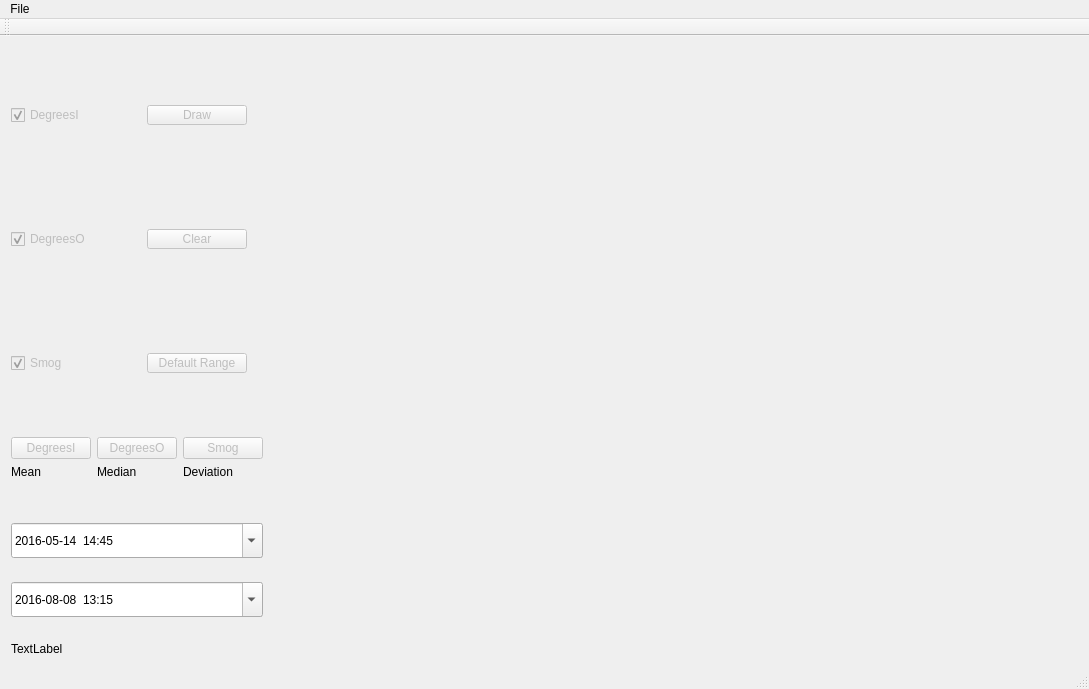
<?xml version="1.0" encoding="UTF-8"?>
<ui version="4.0">
 <class>MainWindow</class>
 <widget class="QMainWindow" name="MainWindow">
  <property name="geometry">
   <rect>
    <x>0</x>
    <y>0</y>
    <width>1089</width>
    <height>689</height>
   </rect>
  </property>
  <property name="windowTitle">
   <string>MainWindow</string>
  </property>
  <widget class="QWidget" name="centralWidget">
   <layout class="QHBoxLayout" name="horizontalLayout_2">
    <item>
     <layout class="QVBoxLayout" name="verticalLayout">
      <item>
       <layout class="QHBoxLayout" name="horizontalLayout">
        <item>
         <layout class="QGridLayout" name="gridLayout">
          <property name="sizeConstraint">
           <enum>QLayout::SetMinimumSize</enum>
          </property>
          <item row="2" column="0">
           <widget class="QCheckBox" name="checkBox_Smog">
            <property name="enabled">
             <bool>false</bool>
            </property>
            <property name="sizePolicy">
             <sizepolicy hsizetype="Fixed" vsizetype="Preferred">
              <horstretch>0</horstretch>
              <verstretch>0</verstretch>
             </sizepolicy>
            </property>
            <property name="minimumSize">
             <size>
              <width>100</width>
              <height>100</height>
             </size>
            </property>
            <property name="text">
             <string>Smog</string>
            </property>
            <property name="checkable">
             <bool>true</bool>
            </property>
            <property name="checked">
             <bool>true</bool>
            </property>
            <property name="tristate">
             <bool>false</bool>
            </property>
           </widget>
          </item>
          <item row="2" column="1">
           <widget class="QPushButton" name="defaultRange">
            <property name="enabled">
             <bool>false</bool>
            </property>
            <property name="sizePolicy">
             <sizepolicy hsizetype="Fixed" vsizetype="Preferred">
              <horstretch>0</horstretch>
              <verstretch>0</verstretch>
             </sizepolicy>
            </property>
            <property name="maximumSize">
             <size>
              <width>100</width>
              <height>20</height>
             </size>
            </property>
            <property name="text">
             <string>Default Range</string>
            </property>
           </widget>
          </item>
          <item row="6" column="0" colspan="2">
           <widget class="QDateTimeEdit" name="dateTime_to">
            <property name="minimumSize">
             <size>
              <width>0</width>
              <height>35</height>
             </size>
            </property>
            <property name="dateTime">
             <datetime>
              <hour>13</hour>
              <minute>15</minute>
              <second>0</second>
              <year>2016</year>
              <month>8</month>
              <day>8</day>
             </datetime>
            </property>
            <property name="date">
             <date>
              <year>2016</year>
              <month>8</month>
              <day>8</day>
             </date>
            </property>
            <property name="time">
             <time>
              <hour>13</hour>
              <minute>15</minute>
              <second>0</second>
             </time>
            </property>
            <property name="maximumDateTime">
             <datetime>
              <hour>23</hour>
              <minute>59</minute>
              <second>59</second>
              <year>2020</year>
              <month>12</month>
              <day>31</day>
             </datetime>
            </property>
            <property name="minimumDateTime">
             <datetime>
              <hour>0</hour>
              <minute>0</minute>
              <second>0</second>
              <year>2016</year>
              <month>5</month>
              <day>14</day>
             </datetime>
            </property>
            <property name="displayFormat">
             <string>yyyy-MM-dd  HH:mm</string>
            </property>
            <property name="calendarPopup">
             <bool>true</bool>
            </property>
           </widget>
          </item>
          <item row="1" column="1">
           <widget class="QPushButton" name="Clear_Button">
            <property name="enabled">
             <bool>false</bool>
            </property>
            <property name="sizePolicy">
             <sizepolicy hsizetype="Fixed" vsizetype="Preferred">
              <horstretch>0</horstretch>
              <verstretch>0</verstretch>
             </sizepolicy>
            </property>
            <property name="maximumSize">
             <size>
              <width>100</width>
              <height>20</height>
             </size>
            </property>
            <property name="text">
             <string>Clear</string>
            </property>
           </widget>
          </item>
          <item row="0" column="1">
           <widget class="QPushButton" name="Draw_Button">
            <property name="enabled">
             <bool>false</bool>
            </property>
            <property name="sizePolicy">
             <sizepolicy hsizetype="Fixed" vsizetype="Preferred">
              <horstretch>0</horstretch>
              <verstretch>0</verstretch>
             </sizepolicy>
            </property>
            <property name="maximumSize">
             <size>
              <width>100</width>
              <height>20</height>
             </size>
            </property>
            <property name="text">
             <string>Draw</string>
            </property>
           </widget>
          </item>
          <item row="5" column="0" colspan="2">
           <widget class="QDateTimeEdit" name="dateTime_from">
            <property name="minimumSize">
             <size>
              <width>0</width>
              <height>35</height>
             </size>
            </property>
            <property name="dateTime">
             <datetime>
              <hour>14</hour>
              <minute>45</minute>
              <second>0</second>
              <year>2016</year>
              <month>5</month>
              <day>14</day>
             </datetime>
            </property>
            <property name="date">
             <date>
              <year>2016</year>
              <month>5</month>
              <day>14</day>
             </date>
            </property>
            <property name="time">
             <time>
              <hour>14</hour>
              <minute>45</minute>
              <second>0</second>
             </time>
            </property>
            <property name="maximumDateTime">
             <datetime>
              <hour>23</hour>
              <minute>59</minute>
              <second>59</second>
              <year>2020</year>
              <month>12</month>
              <day>31</day>
             </datetime>
            </property>
            <property name="minimumDateTime">
             <datetime>
              <hour>0</hour>
              <minute>0</minute>
              <second>0</second>
              <year>2016</year>
              <month>5</month>
              <day>14</day>
             </datetime>
            </property>
            <property name="displayFormat">
             <string>yyyy-MM-dd  HH:mm</string>
            </property>
            <property name="calendarPopup">
             <bool>true</bool>
            </property>
           </widget>
          </item>
          <item row="1" column="0">
           <widget class="QCheckBox" name="checkBox_O">
            <property name="enabled">
             <bool>false</bool>
            </property>
            <property name="sizePolicy">
             <sizepolicy hsizetype="Fixed" vsizetype="Preferred">
              <horstretch>0</horstretch>
              <verstretch>0</verstretch>
             </sizepolicy>
            </property>
            <property name="minimumSize">
             <size>
              <width>100</width>
              <height>100</height>
             </size>
            </property>
            <property name="text">
             <string>DegreesO</string>
            </property>
            <property name="checkable">
             <bool>true</bool>
            </property>
            <property name="checked">
             <bool>true</bool>
            </property>
           </widget>
          </item>
          <item row="0" column="0">
           <widget class="QCheckBox" name="checkBox_I">
            <property name="enabled">
             <bool>false</bool>
            </property>
            <property name="sizePolicy">
             <sizepolicy hsizetype="Fixed" vsizetype="Preferred">
              <horstretch>0</horstretch>
              <verstretch>0</verstretch>
             </sizepolicy>
            </property>
            <property name="minimumSize">
             <size>
              <width>100</width>
              <height>100</height>
             </size>
            </property>
            <property name="text">
             <string>DegreesI</string>
            </property>
            <property name="checkable">
             <bool>true</bool>
            </property>
            <property name="checked">
             <bool>true</bool>
            </property>
           </widget>
          </item>
          <item row="3" column="0" colspan="2">
           <layout class="QGridLayout" name="gridLayout_2">
            <property name="sizeConstraint">
             <enum>QLayout::SetMinimumSize</enum>
            </property>
            <property name="spacing">
             <number>6</number>
            </property>
            <item row="1" column="1">
             <widget class="QLabel" name="median_Label">
              <property name="sizePolicy">
               <sizepolicy hsizetype="Preferred" vsizetype="Fixed">
                <horstretch>0</horstretch>
                <verstretch>0</verstretch>
               </sizepolicy>
              </property>
              <property name="text">
               <string>Median</string>
              </property>
             </widget>
            </item>
            <item row="1" column="0">
             <widget class="QLabel" name="mean_Label">
              <property name="sizePolicy">
               <sizepolicy hsizetype="Preferred" vsizetype="Fixed">
                <horstretch>0</horstretch>
                <verstretch>0</verstretch>
               </sizepolicy>
              </property>
              <property name="text">
               <string>Mean</string>
              </property>
              <property name="textFormat">
               <enum>Qt::AutoText</enum>
              </property>
              <property name="scaledContents">
               <bool>false</bool>
              </property>
              <property name="wordWrap">
               <bool>false</bool>
              </property>
             </widget>
            </item>
            <item row="0" column="1">
             <widget class="QPushButton" name="statsdegreesO_Button">
              <property name="enabled">
               <bool>false</bool>
              </property>
              <property name="sizePolicy">
               <sizepolicy hsizetype="Minimum" vsizetype="Fixed">
                <horstretch>0</horstretch>
                <verstretch>0</verstretch>
               </sizepolicy>
              </property>
              <property name="text">
               <string>DegreesO</string>
              </property>
             </widget>
            </item>
            <item row="0" column="0">
             <widget class="QPushButton" name="statsdegreesI_Button">
              <property name="enabled">
               <bool>false</bool>
              </property>
              <property name="sizePolicy">
               <sizepolicy hsizetype="Minimum" vsizetype="Fixed">
                <horstretch>0</horstretch>
                <verstretch>0</verstretch>
               </sizepolicy>
              </property>
              <property name="text">
               <string>DegreesI</string>
              </property>
             </widget>
            </item>
            <item row="0" column="2">
             <widget class="QPushButton" name="statssmog_Button">
              <property name="enabled">
               <bool>false</bool>
              </property>
              <property name="sizePolicy">
               <sizepolicy hsizetype="Minimum" vsizetype="Fixed">
                <horstretch>0</horstretch>
                <verstretch>0</verstretch>
               </sizepolicy>
              </property>
              <property name="text">
               <string>Smog</string>
              </property>
             </widget>
            </item>
            <item row="1" column="2">
             <widget class="QLabel" name="deviation_Label">
              <property name="sizePolicy">
               <sizepolicy hsizetype="Preferred" vsizetype="Fixed">
                <horstretch>0</horstretch>
                <verstretch>0</verstretch>
               </sizepolicy>
              </property>
              <property name="text">
               <string>Deviation</string>
              </property>
             </widget>
            </item>
            <item row="2" column="0">
             <widget class="QLabel" name="meanvalue_Label">
              <property name="sizePolicy">
               <sizepolicy hsizetype="Preferred" vsizetype="Fixed">
                <horstretch>0</horstretch>
                <verstretch>0</verstretch>
               </sizepolicy>
              </property>
              <property name="text">
               <string/>
              </property>
             </widget>
            </item>
            <item row="2" column="1">
             <widget class="QLabel" name="medianvalue_Label">
              <property name="sizePolicy">
               <sizepolicy hsizetype="Preferred" vsizetype="Fixed">
                <horstretch>0</horstretch>
                <verstretch>0</verstretch>
               </sizepolicy>
              </property>
              <property name="text">
               <string/>
              </property>
             </widget>
            </item>
            <item row="2" column="2">
             <widget class="QLabel" name="deviationvalue_Label">
              <property name="sizePolicy">
               <sizepolicy hsizetype="Preferred" vsizetype="Fixed">
                <horstretch>0</horstretch>
                <verstretch>0</verstretch>
               </sizepolicy>
              </property>
              <property name="text">
               <string/>
              </property>
             </widget>
            </item>
           </layout>
          </item>
         </layout>
        </item>
        <item>
         <widget class="QCustomPlot" name="customPlot" native="true">
          <property name="sizePolicy">
           <sizepolicy hsizetype="Expanding" vsizetype="Preferred">
            <horstretch>0</horstretch>
            <verstretch>0</verstretch>
           </sizepolicy>
          </property>
         </widget>
        </item>
       </layout>
      </item>
      <item>
       <widget class="QLabel" name="label">
        <property name="sizePolicy">
         <sizepolicy hsizetype="Fixed" vsizetype="Fixed">
          <horstretch>0</horstretch>
          <verstretch>0</verstretch>
         </sizepolicy>
        </property>
        <property name="text">
         <string>TextLabel</string>
        </property>
       </widget>
      </item>
     </layout>
    </item>
   </layout>
   <zorder></zorder>
  </widget>
  <widget class="QMenuBar" name="menuBar">
   <property name="geometry">
    <rect>
     <x>0</x>
     <y>0</y>
     <width>1089</width>
     <height>21</height>
    </rect>
   </property>
   <widget class="QMenu" name="menuFile">
    <property name="title">
     <string>File</string>
    </property>
    <addaction name="action_Open"/>
   </widget>
   <addaction name="menuFile"/>
  </widget>
  <widget class="QToolBar" name="mainToolBar">
   <attribute name="toolBarArea">
    <enum>TopToolBarArea</enum>
   </attribute>
   <attribute name="toolBarBreak">
    <bool>false</bool>
   </attribute>
  </widget>
  <widget class="QStatusBar" name="statusBar"/>
  <action name="action_Open">
   <property name="text">
    <string>&amp;Open</string>
   </property>
  </action>
 </widget>
 <layoutdefault spacing="6" margin="11"/>
 <customwidgets>
  <customwidget>
   <class>QCustomPlot</class>
   <extends>QWidget</extends>
   <header>qcustomplot.h</header>
   <container>1</container>
  </customwidget>
 </customwidgets>
 <resources/>
 <connections/>
</ui>
